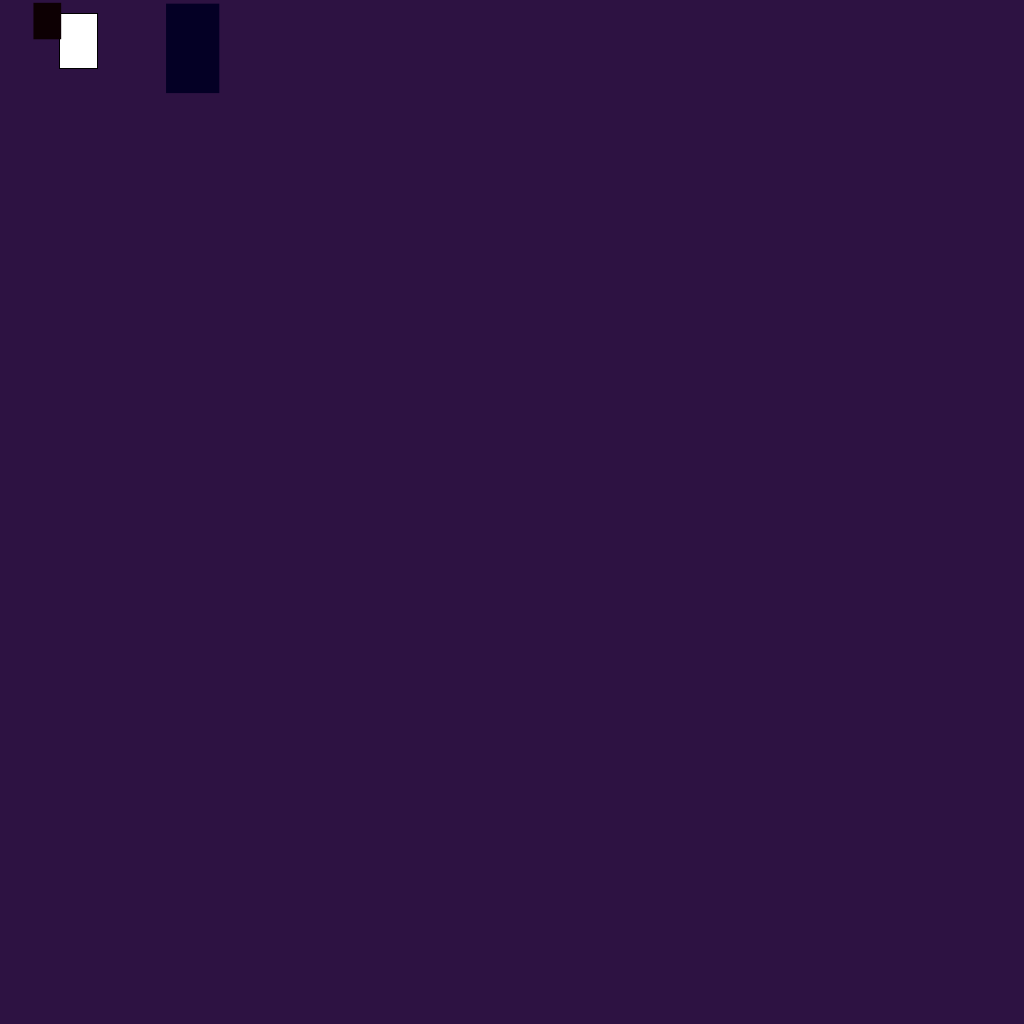
Frame 1 (no input)
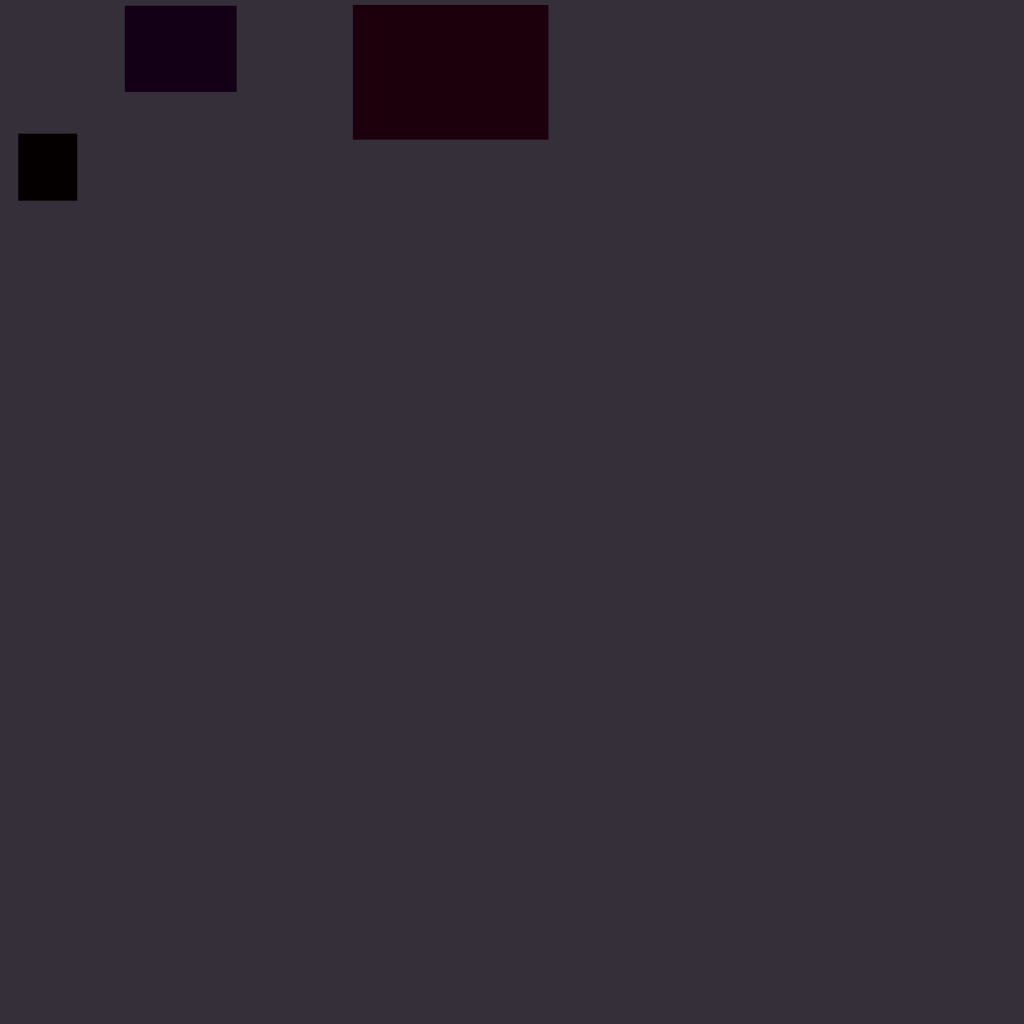
Frame 60 (the mouse pressed at the canvas centre just before this capture)
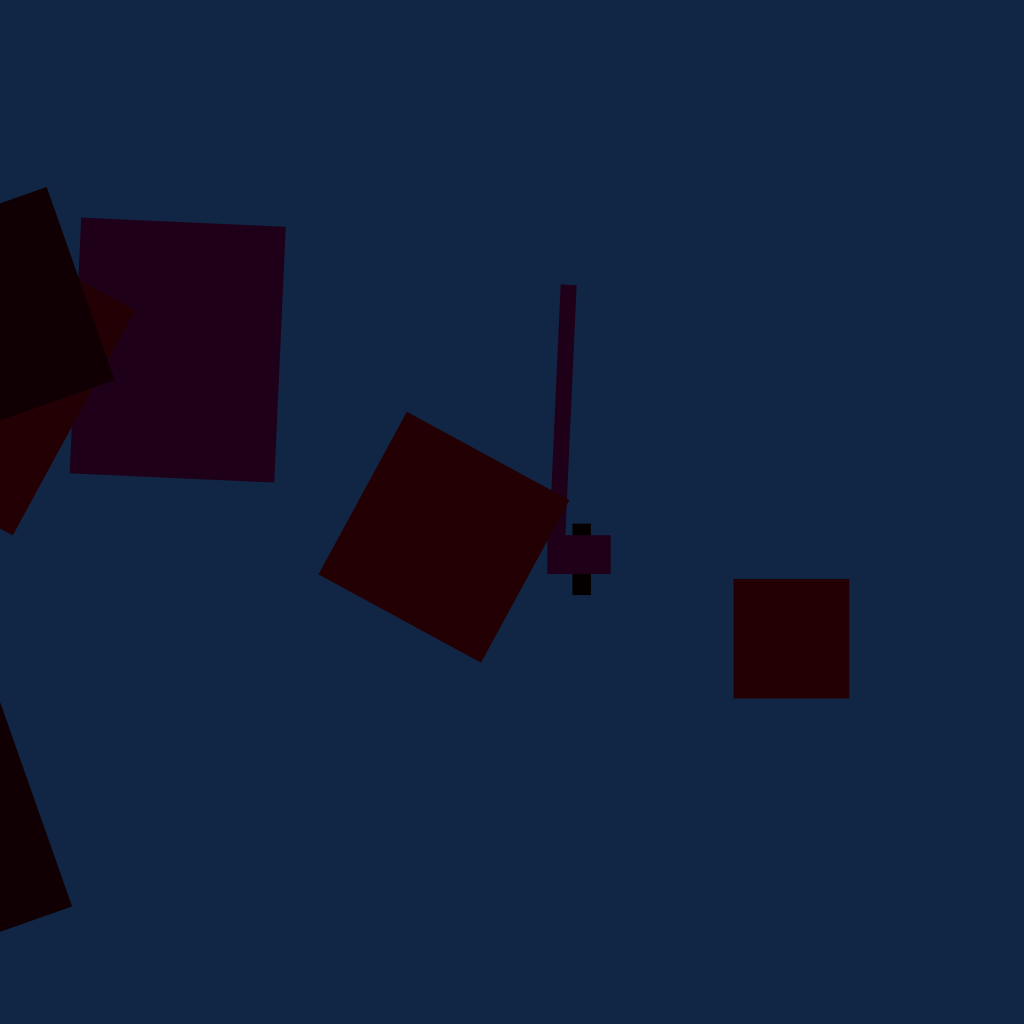
Frame 120 (the mouse held since frame 60 and released just before this capture)

The Processing sketch that drew these frames (run headless with seeded random() and noise(); from frame 60 on, the mouse is pressed at the canvas centre):

// Processing sketch: processing_103967
// ── processing_103967.pde

Eye e1, e2, e3;

void setup() {
size(1024, 1024);
e1 = new Eye( 250, 16, 120);
e2 = new Eye( 164, 185, 80); 
e3 = new Eye( 420, 230, 220);
}

void draw() {
background(random(0, 70), random(0, 70), random(0, 70));
e1.update(mouseX, mouseY);
e2.update(mouseX, mouseY);
e3.update(mouseX, mouseY);

e1.display();
e2.display();
e3.display();
}

class Eye {
int x, y;
int size;
float angle = 0.0;

Eye(int tx, int ty, int ts) {
x = tx;
y = ty;
size = ts;
}

void update(int mx, int my) {
angle = atan2(my-y, mx-x);
}

void display() {
pushMatrix();
translate(random(x), random(y));
rect(mouseY, mouseX, random(size), random(size));
rotate(random(angle));
smooth();
fill(random(0, 40), 0, random(0, 40));
rect(size/4, mouseY/2.5, mouseX/2.5, mouseY/2);
noStroke();
rect(mouseX, x, y, random(mouseY));
popMatrix();
}
}
